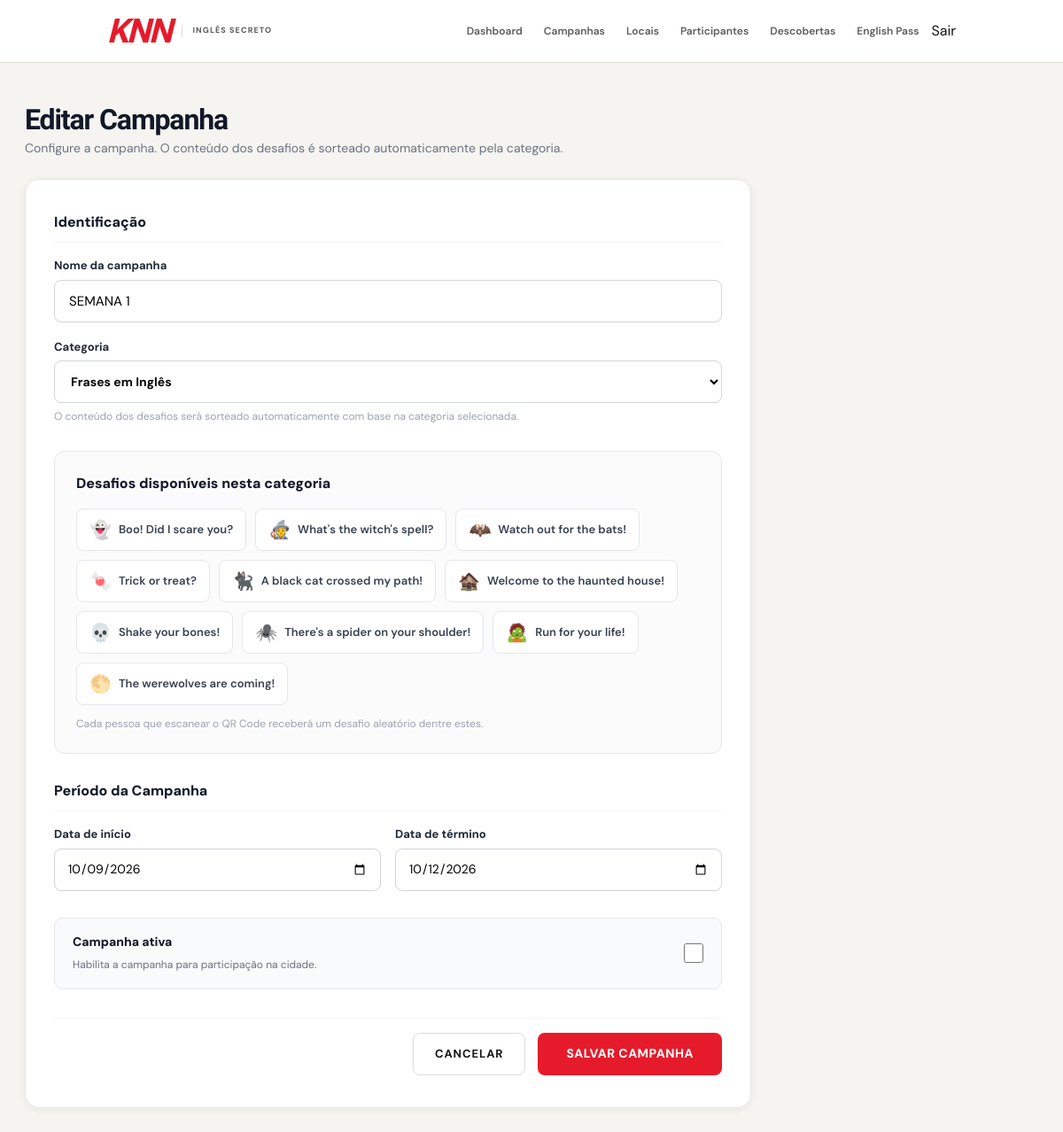
Page /admin/campanhas/14/editar (signed in) on the committed database.
### tables this page shows
CREATE TABLE campanhas (
            id INTEGER PRIMARY KEY AUTOINCREMENT,
            codigo TEXT NOT NULL UNIQUE,
            nome TEXT NOT NULL,
            semana INTEGER NOT NULL,
            frase TEXT NOT NULL,
            traducao TEXT NOT NULL,
            data_inicio TEXT,
            data_fim TEXT,
            ativa INTEGER NOT NULL DEFAULT 0,
            data_criacao TEXT NOT NULL DEFAULT CURRENT_TIMESTAMP
        , opcao_a TEXT, opcao_b TEXT, opcao_c TEXT, resposta_correta TEXT DEFAULT 'A');

### app.py (the view, shortened to what this page needs)
@app.route("/admin/campanhas/<int:campanha_id>/editar", methods=["GET", "POST"])
@admin_required
def editar_campanha(campanha_id):
    connection = get_connection()
    campanha = connection.execute(
        """
        SELECT *
        FROM campanhas
        WHERE id = ?
        """,
        (campanha_id,)
    ).fetchone()
    categoria_atual = campanha["categoria"] if "categoria" in campanha.keys() and campanha["categoria"] else "frases"
    connection.close()
    return render_template(
        "admin/campanha_form.html",
        campanha=campanha,
        categorias=CATEGORIAS,
        desafios_preview=DESAFIOS.get(categoria_atual, DESAFIOS["frases"])
    )

### app.py (called while the page is built)
@app.before_request
def validar_tamanho_de_entrada():
    for field, value in request.form.items():
        limit = FIELD_MAX_LENGTHS.get(field, 2000)
        if len(value) > limit:
            return make_response("Um dos campos excede o tamanho permitido.", 413)

@app.before_request
def desativar_campanhas_expiradas():
    hoje = datetime.now().strftime("%Y-%m-%d")
    connection = get_connection()
    connection.execute(
        """
        UPDATE campanhas
        SET ativa = 0
        WHERE ativa = 1
          AND data_fim != ''
          AND data_fim IS NOT NULL
          AND data_fim < ?
        """,
        (hoje,)
    )
    connection.commit()
    connection.close()

def admin_required(function):
    @wraps(function)
    def decorated_function(*args, **kwargs):
        if not session.get("admin_logged"):
            return redirect(
                url_for("admin_login")
            )
        return function(*args, **kwargs)
    return decorated_function

### database.py (called while the page is built, shortened)
def get_connection():
    os.makedirs(os.path.dirname(os.path.abspath(DATABASE_PATH)), exist_ok=True)
    connection = sqlite3.connect(DATABASE_PATH)
    connection.row_factory = sqlite3.Row
    connection.execute("PRAGMA foreign_keys = ON")
    return connection

### templates/admin/campanha_form.html (shortened to what this page needs)
{% extends "base.html" %}
{% block content %}
<div class="admin-header" style="margin-bottom: 24px;">
    <div>
        <h1 style="font-size: 32px; font-weight: 800; color: #111827; margin-bottom: 4px;">
            {% if campanha %}
            Editar Campanha
            {% else %}
            Nova Campanha
            {% endif %}
        </h1>
        <p style="color: #6b7280; font-size: 14px;">
            Configure a campanha. O conteúdo dos desafios é sorteado automaticamente pela categoria.
        </p>
    </div>
</div>
<form method="POST" class="admin-form" style="max-width: 820px; background: #ffffff; border: 1px solid var(--border); border-radius: 16px; padding: 36px 32px; box-shadow: var(--shadow-sm);">
    <div style="margin-bottom: 30px;">
        <div style="font-size: 16px; font-weight: 800; color: #111827; margin-bottom: 16px; border-bottom: 1px solid #f3f4f6; padding-bottom: 10px;">
            Identificação
        </div>
        <div style="margin-bottom: 18px;">
            <label for="nome" style="display: block; font-size: 13px; font-weight: 700; color: #1f2937; margin-bottom: 6px;">
                Nome da campanha
            </label>
            <input id="nome" type="text" name="nome" value="{{ campanha.nome if campanha else '' }}"
                placeholder="Ex: Halloween 2026" required style="width: 100%; height: 48px; border-radius: 8px; border: 1px solid #d1d5db; padding: 0 16px; font-size: 15px; background: #fff;">
        </div>
        <div>
            <label for="categoria" style="display: block; font-size: 13px; font-weight: 700; color: #1f2937; margin-bottom: 6px;">
                Categoria
            </label>
            <select id="categoria" name="categoria" style="width: 100%; height: 48px; border-radius: 8px; border: 1px solid #d1d5db; padding: 0 14px; font-size: 14px; font-weight: 700; background: #fff;">
                {% for cat_id, cat_nome in categorias.items() %}
                <option value="{{ cat_id }}" {% if campanha and campanha.categoria == cat_id %}selected{% elif not campanha and cat_id == 'frases' %}selected{% endif %}>
                    {{ cat_nome }}
                </option>
                {% endfor %}
            </select>
            <span style="display: block; margin-top: 6px; font-size: 12px; color: #9ca3af;">
                O conteúdo dos desafios será sorteado automaticamente com base na categoria selecionada.
            </span>
        </div>
    </div>
    <div style="margin-bottom: 30px; background: #fbfbfc; border: 1px solid #e5e7eb; border-radius: 12px; padding: 24px;">
        <div style="font-size: 16px; font-weight: 800; color: #111827; margin-bottom: 16px;">
            Desafios disponíveis nesta categoria
        </div>
        <div style="display: flex; flex-wrap: wrap; gap: 10px;">
            {% for d in desafios_preview %}
            <div style="display: inline-flex; align-items: center; gap: 8px; padding: 8px 14px; background: #fff; border: 1px solid #e5e7eb; border-radius: 8px; font-size: 13px;">
                <span style="font-size: 20px;">{{ d.emoji }}</span>
                <span style="font-weight: 600; color: #374151;">{{ d.frase }}</span>
            </div>
            {% endfor %}
        </div>
        <p style="margin-top: 12px; font-size: 12px; color: #9ca3af;">
            Cada pessoa que escanear o QR Code receberá um desafio aleatório dentre estes.
        </p>
    </div>
    <div style="margin-bottom: 30px;">
        <div style="font-size: 16px; font-weight: 800; color: #111827; margin-bottom: 16px; border-bottom: 1px solid #f3f4f6; padding-bottom: 10px;">
            Período da Campanha
        </div>
        <div style="display: grid; grid-template-columns: 1fr 1fr; gap: 16px;">
            <div>
                <label for="data_inicio" style="display: block; font-size: 13px; font-weight: 700; color: #1f2937; margin-bottom: 6px;">
                    Data de início
                </label>
                <input id="data_inicio" type="date" name="data_inicio" value="{{ campanha.data_inicio if campanha else '' }}" style="width: 100%; height: 48px; border-radius: 8px; border: 1px solid #d1d5db; padding: 0 14px; font-size: 14px; background: #fff;">
            </div>
            <div>
                <label for="data_fim" style="display: block; font-size: 13px; font-weight: 700; color: #1f2937; margin-bottom: 6px;">
                    Data de término
                </label>
                <input id="data_fim" type="date" name="data_fim" value="{{ campanha.data_fim if campanha else '' }}" style="width: 100%; height: 48px; border-radius: 8px; border: 1px solid #d1d5db; padding: 0 14px; font-size: 14px; background: #fff;">
            </div>
        </div>
    </div>
    <div style="margin-bottom: 32px; padding: 16px 20px; background: #f9fafb; border: 1px solid #e5e7eb; border-radius: 10px; display: flex; align-items: center; justify-content: space-between;">
        <div>
            <label for="ativa" style="font-size: 14px; font-weight: 800; color: #111827; cursor: pointer; display: block; margin-bottom: 2px;">
                Campanha ativa
            </label>
            <span style="font-size: 12px; color: #6b7280;">Habilita a campanha para participação na cidade.</span>
        </div>
        <input type="checkbox" id="ativa" name="ativa" {% if not campanha or campanha.ativa %}checked{% endif %} style="width: 22px; height: 22px; accent-color: var(--knn-red); cursor: pointer;">
    </div>
    <div style="display: flex; align-items: center; justify-content: flex-end; gap: 14px; padding-top: 16px; border-top: 1px solid #f3f4f6;">
        <a href="{{ url_for('campanhas') }}" class="btn btn-secondary" style="height: 48px; padding: 0 24px; font-size: 13px; font-weight: 700; border-radius: 8px; display: inline-flex; align-items: center;">
            CANCELAR
        </a>
        <button type="submit" class="btn btn-primary" style="height: 48px; padding: 0 32px; font-size: 14px; font-weight: 800; border-radius: 8px; letter-spacing: 0.5px;">
            SALVAR CAMPANHA
        </button>
    </div>
</form>
{% endblock %}

### static/css/style.css (style rules this page uses)
:root { --knn-red: #ed1b2f; --knn-red-dark: #c9001d; --knn-red-deep: #a90018; --knn-red-light: #fff0f2; --black: #111111; --text: #171717; --text-soft: #5f5f5f; --muted: #858585; --white: #ffffff; --background: #f7f7f7; --surface: #ffffff; --border: #e7e7e7; --border-dark: #d5d5d5; --green: #159447; --green-light: #eaf8ef; --yellow: #f0a800; --yellow-light: #fff7df; --blue: var(--knn-red); --blue-dark: var(--knn-red-dark); --blue-light: var(--knn-red-light); --red: var(--knn-red); --red-dark: var(--knn-red-dark); --pink: #ff3150; --pink-light: #fff0f2; --max-width: 1180px; --radius-sm: 8px; --radius-md: 14px; --radius-lg: 20px; --shadow-sm: 0 2px 10px rgba(0, 0, 0, 0.06); --shadow-md: 0 8px 30px rgba(0, 0, 0, 0.08); }
* { box-sizing: border-box; margin: 0; padding: 0; }
html { scroll-behavior: smooth; }
body { min-height: 100vh; font-family: "DM Sans", Arial, sans-serif; font-size: 16px; line-height: 1.5; color: var(--text); background: var(--background); -webkit-font-smoothing: antialiased; }
a { color: inherit; text-decoration: none; }
button, input, select, textarea { font: inherit; }
button { cursor: pointer; }
.btn { display: inline-flex; align-items: center; justify-content: center; min-height: 48px; padding: 12px 22px; border: 0; border-radius: 999px; font-size: 15px; font-weight: 700; transition: transform 0.2s ease, box-shadow 0.2s ease, background 0.2s ease; }
.btn-primary { background: var(--knn-red); color: var(--white); box-shadow: 0 7px 18px rgba(237, 27, 47, 0.2); }
.btn-secondary { border: 1px solid var(--border); background: var(--white); color: var(--text); }
.admin-header { display: flex; align-items: flex-end; justify-content: space-between; gap: 24px; margin-bottom: 32px; }
.admin-header h1 { font-size: clamp(32px, 5vw, 48px); line-height: 1; letter-spacing: -2px; font-weight: 800; }
.admin-header p { margin-top: 8px; color: var(--text-soft); }

### static/css/public.css (style rules this page uses)
:root { --p-red: #e51b2b; --p-red-dark: #bb1020; --p-ink: #141416; --p-cream: #f7f5f1; --p-line: #dedbd5; --p-muted: #68666a; }

### static/css/admin.css (style rules this page uses)
.admin-page { --admin-red: #e51b2b; --admin-ink: #151517; --admin-paper: #f5f4f1; --admin-line: #dedbd5; --admin-muted: #6f6c69; background: var(--admin-paper); color: var(--admin-ink); font-family: "DM Sans", Arial, sans-serif; }
.admin-page .btn { min-height: 43px; border-radius: 3px; font-size: 11px; letter-spacing: .07em; }
.admin-page .btn-primary { background: var(--admin-red); box-shadow: none; }
.admin-page .btn-secondary { border-color: var(--admin-line); border-radius: 3px; background: #fff; }
.admin-page .admin-header { margin-bottom: 29px; }
.admin-page .admin-header h1 { font: 800 clamp(40px, 5vw, 58px)/.85 "Barlow Condensed", Impact, sans-serif; letter-spacing: -.035em; }
.admin-page .admin-header p { font-size: 13px; }

### rows in the picture
campanhas: nome "SEMANA 1", categoria "Frases em Inglês", data_inicio "10/09/2026", data_fim "10/12/2026"

### other values in the picture
{{ d.emoji }} "👻" "🧙" "🦇" "🍬" "🐈‍⬛" "🏚️" "💀" "🕷️" "🧟" "🌕"
{{ d.frase }} "Boo! Did I scare you?" "What's the witch's spell?" "Watch out for the bats!" "Trick or treat?" "A black cat crossed my path!" "Welcome to the haunted house!" "Shake your bones!" "There's a spider on your shoulder!" "Run for your life!" "The werewolves are coming!"
